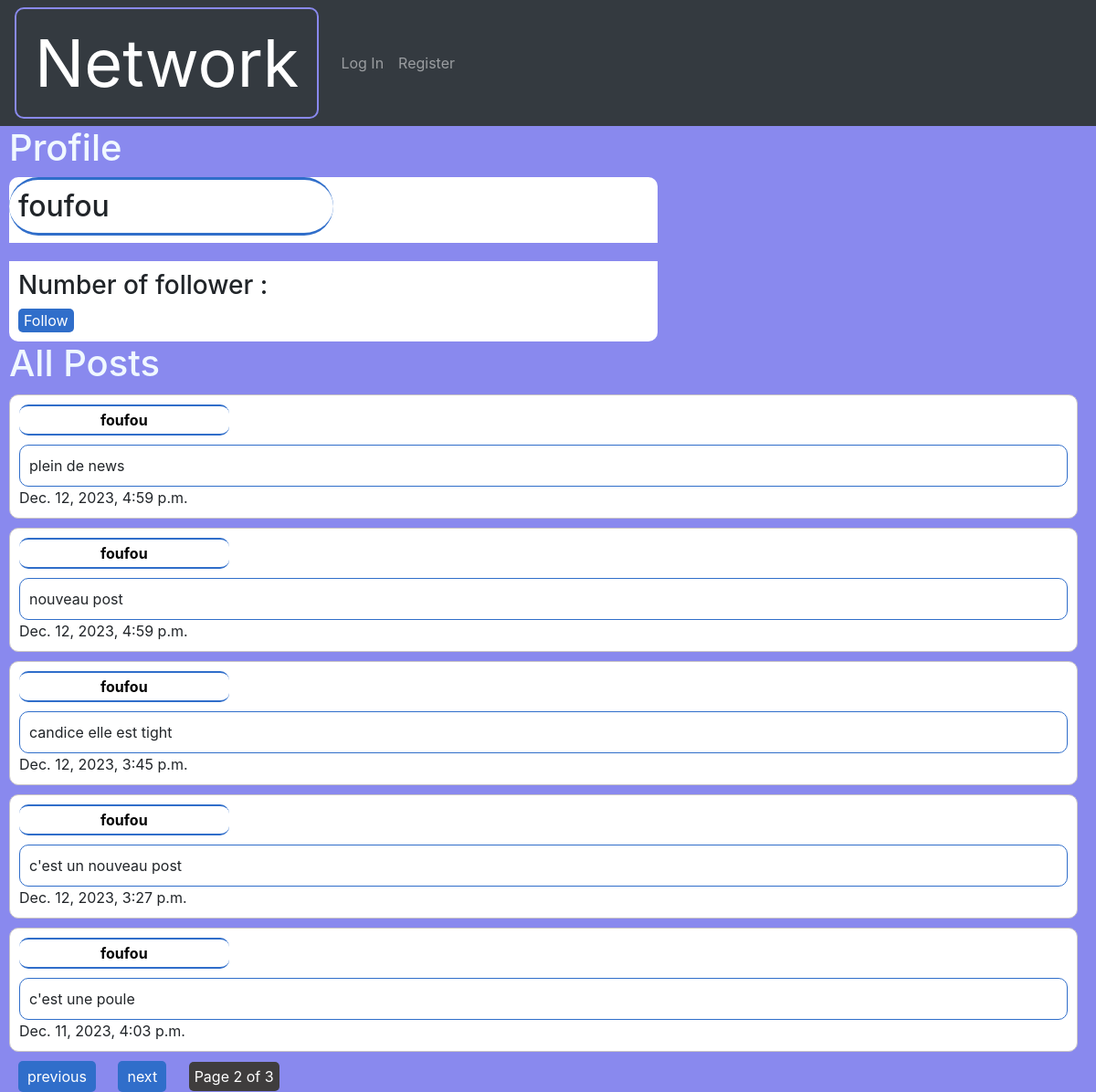
Screenshot of /profile/foufou/?page=2 with the database file from the repository.
### network/models.py (models this page shows)
class User(AbstractUser):
    pass

class NewPost(models.Model):
    postContent = models.CharField(max_length=500)
    poster = models.ForeignKey(User, on_delete=models.CASCADE, related_name = "poster")
    timestamp = models.DateTimeField(auto_now_add=True)

### network/views.py (the view)
# urls.py: path("profile/<str:profilename>/", views.profile, name="profile"),
def profile(request,profilename):
    user  = User.objects.get(username = profilename)
    name = str(user)
    posts_list = NewPost.objects.filter(poster = user).order_by('-timestamp')
    paginator = Paginator(posts_list, 5)
    page_number = request.GET.get('page')
    page_obj = paginator.get_page(page_number)
    return render(request , "network/profile.html", {'profilename': profilename, 'page_obj' : page_obj, 'name' : name})

### network/templates/network/profile.html (shortened to what this page needs)
{% extends "network/layout.html" %}
{% load static %}
{% block body %}
<div id="profile">
<h1>Profile</h1>
<div class="profile-container">
    <h2 id="name">{{name}}</h2>
    <div id="number-follower">
        <h3 >Number of follower :  </h3>
        <input type="submit" value="Follow" id="follow">
    </div>
</div>
    <div>
        <h1>All Posts</h1>
    </div>
<div id="posts">
    {% for post in page_obj %}
   <div class="post-container">
    <div class="poster"><a href="{% url 'profile' profilename=post.poster %}"><strong>{{ post.poster }}</strong></a></div>
    <div class="post-content">{{ post.postContent }}</div>
    <div class="post-time">{{post.timestamp}}</div>
   </div>
{% endfor %}
<div class="pagination">
    <span class="step-links">
        {% if page_obj.has_previous %}
            <button id="previous">previous</button>
        {% endif %}
        {% if page_obj.has_next %}
        <button id="next" >next</button>
        {% endif %}
        <span class="current page">
            Page {{ page_obj.number }} of {{ page_obj.paginator.num_pages }}
        </span>
    </span>
</div>
</div>
</div>
{% endblock %}

### network/static/network/styles.css (style rules this page uses)
h1 { margin-left: 10px; color:aliceblue; }
body { background: rgb(137, 137, 238); }
button { background-color: rgb(48, 110, 202); color: white; padding: 5px 10px; border: none; cursor: pointer; border-radius: 5px; margin-left: 20px; margin-top: 10px; }
a:link, a:visited, a:hover, a:active { color: rgb(255, 255, 255) }
.post-container { margin-left: 10px; border: solid rgb(201, 197, 197) 1px; border-radius: 10px; padding: 10px; border-width: auto; margin-right: 20px; margin-top: 10px; background: white; }
.post-container a:link, .post-container a:visited { color: rgb(0, 0, 0); }
.poster { border-bottom: solid rgb(48, 110, 202) 3px; border-top: solid rgb(48, 110, 202) 3px; border-width: 2px; padding: 3px; margin-right: 80%; border-radius: 10px; text-align: center; }
.post-content { border: solid rgb(48, 110, 202) 1px; border-radius: 10px; padding: 10px; border-width: auto; margin-top: 10px; }
.page { background: rgb(63, 61, 61); margin-left: 20px; border-radius: 5px; padding: 6px; color: white; }
.profile-container { margin-left: 10px; margin-right: 40%; background: white; border-radius: 10px; }
.profile-container #name { padding: 10px; margin-right: 50%; border-top: solid rgb(48, 110, 202) ; border-radius: 40px; border-width: 3px; border-bottom: solid rgb(48, 110, 202) ; }
.profile-container #number-follower { padding: 10px; border-top: solid rgb(137, 137, 238) 20px; }
.profile-container #number-follower input[type="submit"] { color: white; background: rgb(48, 110, 202) ; border: none; cursor: pointer; border-radius: 5px; }

### rows the page displays
User: username "foufou"
NewPost: poster "foufou", postContent "plein de news", timestamp "Dec. 12, 2023, 4:59 p.m."
NewPost: poster "foufou", postContent "nouveau post", timestamp "Dec. 12, 2023, 4:59 p.m."
NewPost: poster "foufou", postContent "candice elle est tight", timestamp "Dec. 12, 2023, 3:45 p.m."
NewPost: poster "foufou", postContent "c'est un nouveau post", timestamp "Dec. 12, 2023, 3:27 p.m."
NewPost: poster "foufou", postContent "c'est une poule", timestamp "Dec. 11, 2023, 4:03 p.m."

### other values shown
{{ page_obj.number }} "2"
{{ page_obj.paginator.num_pages }} "3"
